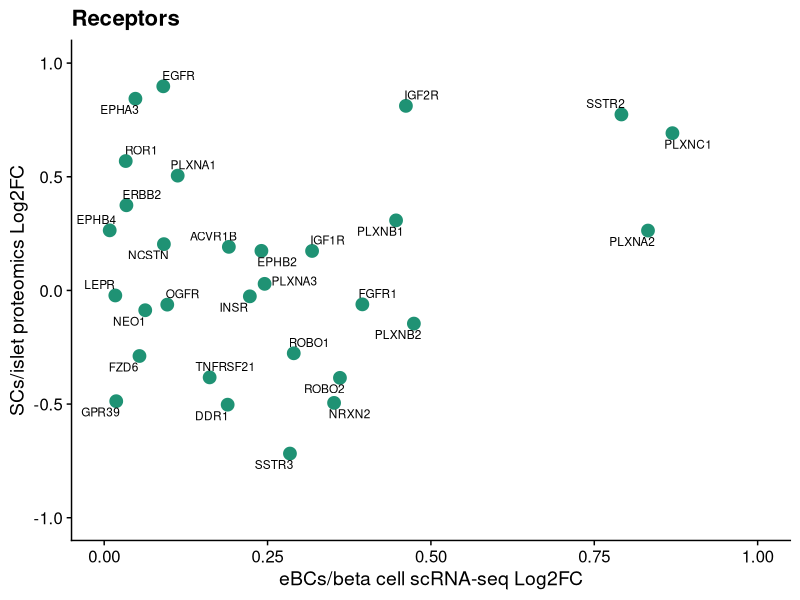
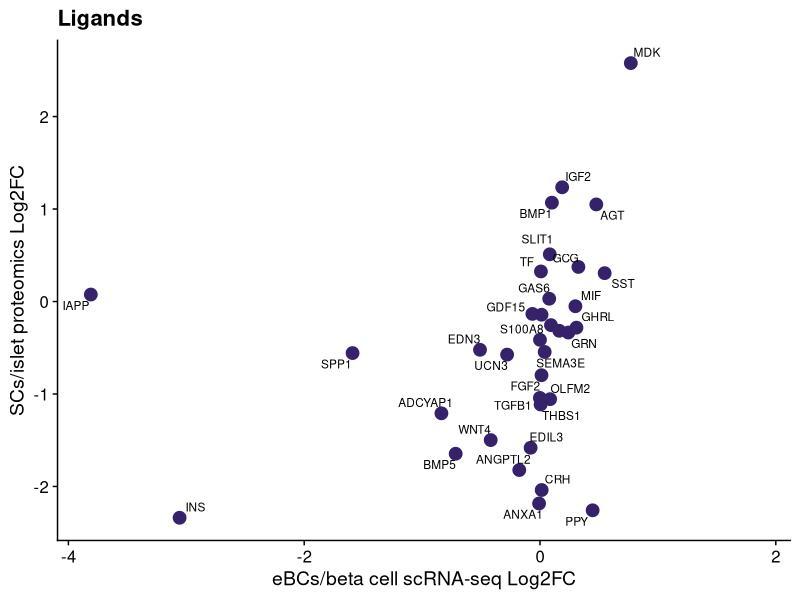
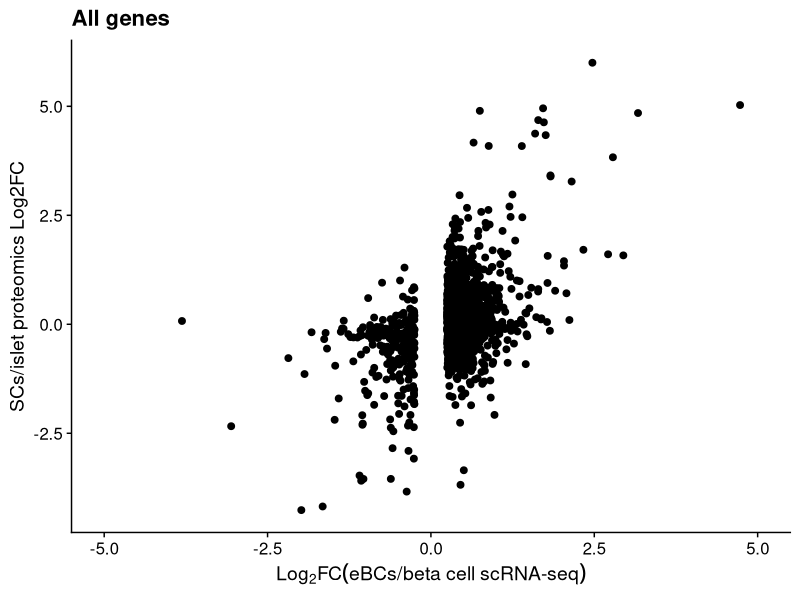

The R script that drew these images, in order:
# compare scRNAseq & proteomics differential expression/abundance between
# stem cell and human islet/beta cell


# load libraries
library(tidyverse)
library(cowplot)
library(ggrepel)


########################## load data ##################################

# open latest receptors list
receptors_df <- (read.csv("ligand_receptor_lists/feb2022_new_lists/OmniPath/data/receptors_with_scRNA_DE.tsv", 
                          sep = "\t"))
# open latest ligands list
ligands_df <- (read.csv("ligand_receptor_lists/feb2022_new_lists/OmniPath/data/ligands_with_scRNA_DE.tsv", 
                        sep = "\t"))


####### compare correlation of proteomics to scRNA-seq fold changes ##########

# ligands
receptors_df %>% 
  filter(keep_in_list %in% c("Yes", "TBD")) %>% 
  filter(consensus_score > 7) %>% 
  ggplot(aes(x = eBC_beta_scRNA_log2FC, 
             y = log2(stemcell_NDislet_proteomics_FC),
             label = hgnc_symbol)) +
  geom_point(colour = "#1F9274", size = 4) +
  scale_y_continuous(limits = c(-1,1)) +
  scale_x_continuous(limits = c(0,1)) +
  labs(x = "eBCs/beta cell scRNA-seq Log2FC",
       y = "SCs/islet proteomics Log2FC") +
  ggtitle("Receptors") +
  geom_text_repel(size = 3) +
  theme_cowplot()

# ligands
ligands_df %>% 
  filter(keep_in_list %in% c("Yes", "TBD")) %>% 
  filter(consensus_score > 4) %>% 
  ggplot(aes(x = eBC_beta_scRNA_log2FC, 
             y = log2(stemcell_NDislet_proteomics_FC),
             label = hgnc_symbol)) +
  geom_point(colour = "#36226B", size = 4) +
  labs(x = "eBCs/beta cell scRNA-seq Log2FC",
       y = "SCs/islet proteomics Log2FC") +
  ggtitle("Ligands") +
  geom_text_repel(size = 3) +
  theme_cowplot()




#################### for all genes/proteins ##############################

## open scRNA-seq integration analysis data
scRNA_DE_df <- (read.csv("single_cell_analysis/data/diff_exp_markers_based_on_SCT_assay_no_pct.txt", 
                            sep = "\t")) %>% 
  rename(hgnc_symbol = hgnc_gene_id) %>% 
  # also change the direction of the Fold change ratio for consistency
  # with the proteomics fold change, which is stem cell over human islet
  # data from meltem is human beta cells over eBCs
  # take the negative to invert the direction of the fold change
  mutate(inverse_avg_log2FC = -avg_log2FC) %>% 
  dplyr::select(hgnc_symbol,
         scRNA_log2FC = inverse_avg_log2FC,
         scRNA_p_val_adj = p_val_adj)


# open proteomics integration data
proteomics_df <- (read.csv("ligand_receptor_lists/feb2022_new_lists/OmniPath/data/proteomics_DE_stemcell_vs_NDislet.txt", 
                           sep = "\t")) %>% 
  rename(uniprot_gn_id = Protein.Ids,
         hgnc_symbol = Genes)


# append proteomics DE & scRNAseq DE together
integration_df <- left_join(scRNA_DE_df,
                            proteomics_df,
                            by = "hgnc_symbol")

# all proteins plot    
integration_df %>% 
  ggplot(aes(x = scRNA_log2FC, 
             y = log2(stemcell_NDislet_proteomics_FC),
             label = hgnc_symbol)) +
  geom_point(colour = "black", size = 2) +
  scale_x_continuous(limits = c(-5,5)) +
  labs(x = bquote(Log["2"]*FC("eBCs/beta cell scRNA-seq")),
       y = "SCs/islet proteomics Log2FC") +
  ggtitle("All genes") +
  theme_cowplot()

